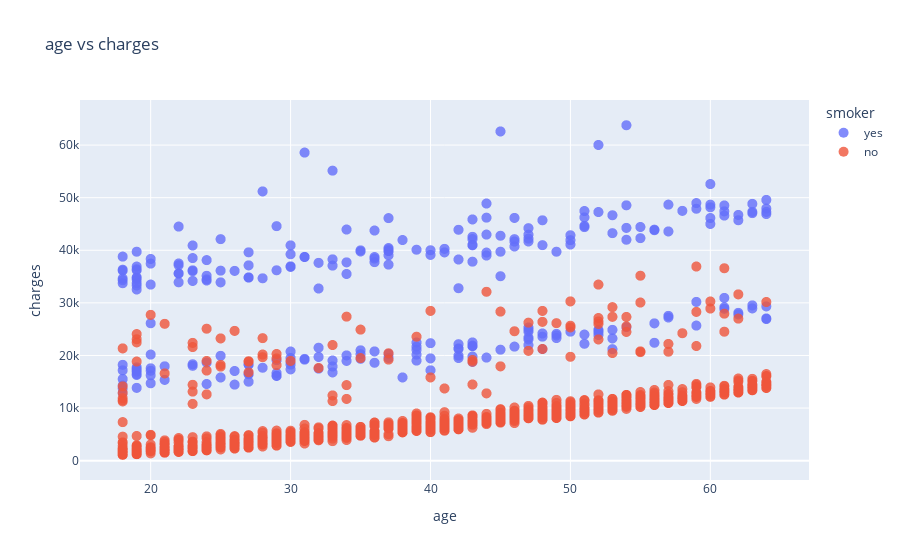

This figure's notebook cell:
### Code cell
fig = px.scatter(medical_df,
                x="age",
                y="charges",
                color = "smoker",
                hover_data = "sex",
                opacity = 0.8, 
                title = "age vs charges")
fig.update_traces(marker_size = 10)
fig.show()

### Figure 1 — Plotly figure (JSON) as saved in the notebook; plotly's stock layout.template omitted (floating-point values rounded to 4 significant figures; data arrays with more than 128 entries replaced by an {"elided": "..."} marker saying what was removed)
{"data": [{"customdata": {"elided": "274x1 str values"}, "hovertemplate": "smoker=yes<br>age=%{x}<br>charges=%{y}<br>sex=%{customdata[0]}<extra></extra>", "legendgroup": "yes", "marker": {"color": "#636efa", "opacity": 0.8, "size": 10, "symbol": "circle"}, "mode": "markers", "name": "yes", "showlegend": true, "type": "scattergl", "x": {"elided": "274 int values"}, "xaxis": "x", "y": {"elided": "274 float values"}, "yaxis": "y"}, {"customdata": {"elided": "1064x1 str values"}, "hovertemplate": "smoker=no<br>age=%{x}<br>charges=%{y}<br>sex=%{customdata[0]}<extra></extra>", "legendgroup": "no", "marker": {"color": "#EF553B", "opacity": 0.8, "size": 10, "symbol": "circle"}, "mode": "markers", "name": "no", "showlegend": true, "type": "scattergl", "x": {"elided": "1064 int values"}, "xaxis": "x", "y": {"elided": "1064 float values"}, "yaxis": "y"}], "layout": {"autosize": true, "legend": {"title": {"text": "smoker"}, "tracegroupgap": 0}, "title": {"text": "age vs charges"}, "xaxis": {"anchor": "y", "autorange": true, "domain": [0, 1], "range": [15.05, 66.95], "title": {"text": "age"}, "type": "linear"}, "yaxis": {"anchor": "x", "autorange": true, "domain": [0, 1], "range": [-5269.0, 70160.0], "title": {"text": "charges"}, "type": "linear"}}}
